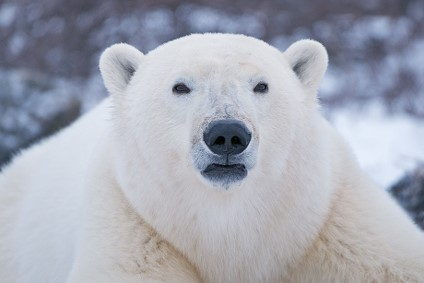
#> input picture OnThi/TailieuOnthi/image/Bear.jpg, 424 x 283 px, found by its file name
$ jupyter execute TaoAnhLai.ipynb
#> lines starting #> are read from the running program, lines starting #| are printed output that depends on the picture
[cell 1]
import cv2
import numpy as np
import matplotlib.pyplot as plt

[cell 2]
# Đọc ảnh xám
image_path = 'D:\\Github\\TH1381-Computer-Vision\\OnThi\\TailieuOnthi\\image\\Bear.jpg'
image = cv2.imread(image_path, cv2.IMREAD_GRAYSCALE)
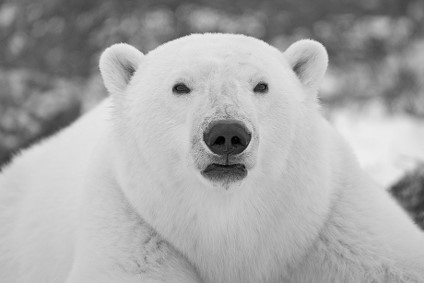
#> image: shape (283, 424); min 0, max 240, mean 168.8
image = image.astype(np.float32)

[cell 3]
# Chuyển đổi từ miền không gian sang miền tần số sử dụng OpenCV
dft = cv2.dft(image, flags=cv2.DFT_COMPLEX_OUTPUT)
dft_shift = np.fft.fftshift(dft)  # Dịch chuyển DFT để đưa tần số thấp vào trung tâm

[cell 4]
# Hiển thị phổ biên độ (magnitude spectrum)
magnitude_spectrum = 20 * np.log(cv2.magnitude(dft_shift[:, :, 0], dft_shift[:, :, 1]))
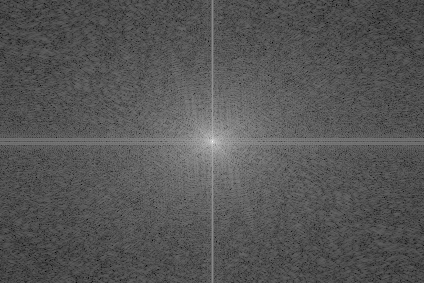
#> magnitude_spectrum: shape (283, 424) float32; min 35.43, max 336.5, mean 137; drawn with min black and max white

[cell 5]
# Chuyển đổi ngược từ miền tần số về miền không gian sử dụng OpenCV
idft_shift = np.fft.ifftshift(dft_shift)  # Dịch chuyển ngược DFT
image_back = cv2.idft(idft_shift, flags=cv2.DFT_SCALE | cv2.DFT_REAL_OUTPUT)

[cell 6]
# Chuyển đổi từ miền không gian sang miền tần số sử dụng NumPy
fft = np.fft.fft2(image)
fft_shift = np.fft.fftshift(fft)  # Dịch chuyển FFT để đưa tần số thấp vào trung tâm

[cell 7]
# Hiển thị phổ biên độ (magnitude spectrum)
magnitude_spectrum_np = 20 * np.log(np.abs(fft_shift))

[cell 8]
# Chuyển đổi ngược từ miền tần số về miền không gian sử dụng NumPy
ifft_shift = np.fft.ifftshift(fft_shift)  # Dịch chuyển ngược FFT
image_back_np = np.fft.ifft2(ifft_shift)
image_back_np = np.abs(image_back_np)

[cell 9]
# Hiển thị kết quả
plt.figure(figsize=(12, 8))

plt.subplot(2, 3, 1)
plt.imshow(image, cmap='gray')
plt.title('Ảnh gốc')
plt.axis('off')

plt.subplot(2, 3, 2)
plt.imshow(magnitude_spectrum, cmap='gray')
plt.title('Magnitude Spectrum (OpenCV)')
plt.axis('off')

plt.subplot(2, 3, 3)
plt.imshow(image_back, cmap='gray')
plt.title('Ảnh sau khi IDFT (OpenCV)')
plt.axis('off')

plt.subplot(2, 3, 4)
plt.imshow(image, cmap='gray')
plt.title('Ảnh gốc')
plt.axis('off')

plt.subplot(2, 3, 5)
plt.imshow(magnitude_spectrum_np, cmap='gray')
plt.title('Magnitude Spectrum (NumPy)')
plt.axis('off')

plt.subplot(2, 3, 6)
plt.imshow(image_back_np, cmap='gray')
plt.title('Ảnh sau khi IFFT (NumPy)')
plt.axis('off')

plt.tight_layout()
plt.show()

# Tạo ảnh lai (Hybrid image)

[cell 10]
# Bước 1: Lấy thành phần tần số thấp của ảnh Dog
import cv2
import numpy as np
import matplotlib.pyplot as plt

img_url_dog = 'D:\\Github\\TH1381-Computer-Vision\\OnThi\\TailieuOnthi\\image\\dog.jpg'

img_url_bear = 'D:\\Github\\TH1381-Computer-Vision\\OnThi\\TailieuOnthi\\image\\Bear.jpg'

# Đọc ảnh Dog và chuyển sang ảnh xám
dog_image_path = img_url_dog
dog_image = cv2.imread(dog_image_path, cv2.IMREAD_GRAYSCALE)
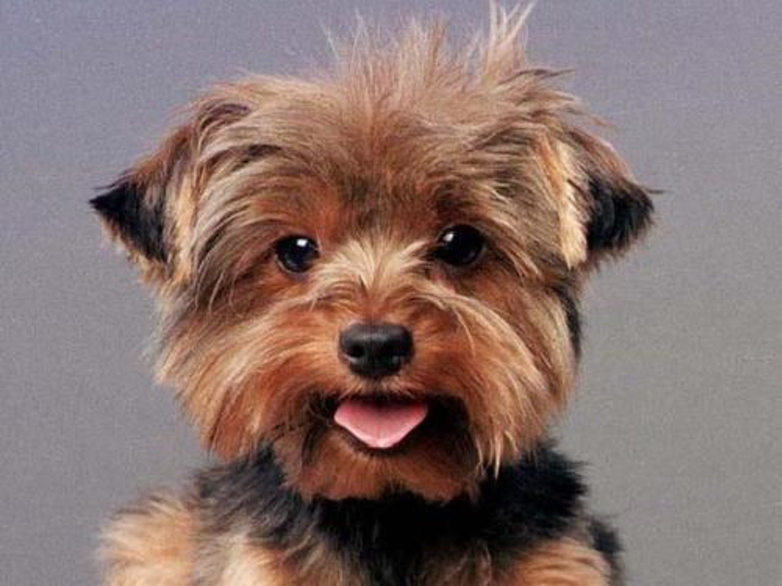
#> input picture OnThi/TailieuOnthi/image/Dog.jpg, 1563 x 1172 px, found by its file name (shown at 1/2 size)
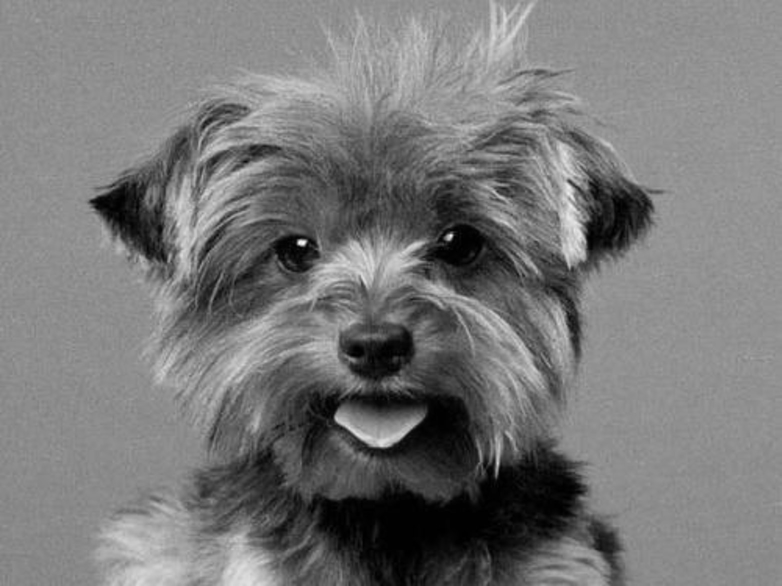
#> dog_image: shape (1172, 1563) (shown at 1/2 size); min 0, max 253, mean 119.6

# Đọc ảnh Bear và chuyển sang ảnh xám
bear_image_path = img_url_bear
bear_image = cv2.imread(bear_image_path, cv2.IMREAD_GRAYSCALE)

# Đảm bảo rằng cả hai ảnh có cùng kích thước
bear_image = cv2.resize(bear_image, (dog_image.shape[1], dog_image.shape[0]))
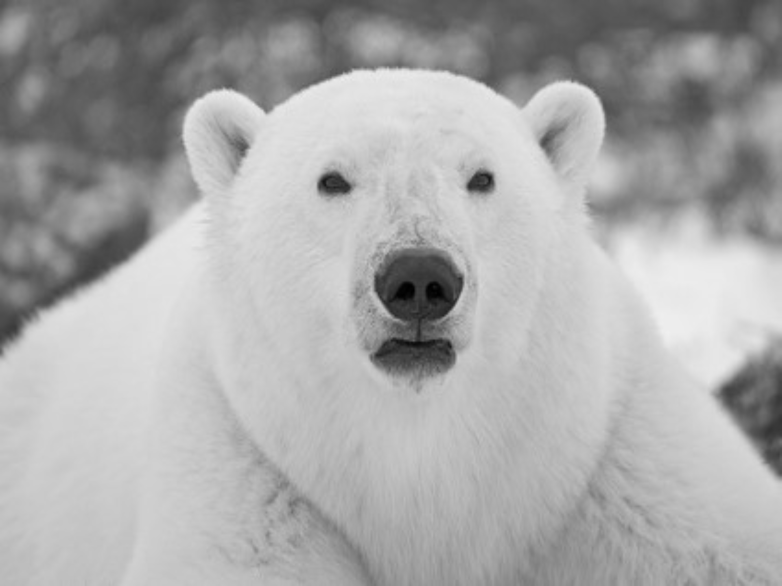
#> bear_image: shape (1172, 1563) (shown at 1/2 size); min 0, max 240, mean 168.7

# Lấy thành phần tần số thấp của ảnh Dog sử dụng Gaussian Blur
low_freq_dog = cv2.GaussianBlur(dog_image, (31, 31), 0)

[cell 11]
# Bước 2: Lấy thành phần tần số cao của ảnh Bear
# Lấy thành phần tần số cao của ảnh Bear
# 1. Lấy thành phần tần số thấp sử dụng Gaussian Blur
low_freq_bear = cv2.GaussianBlur(bear_image, (31, 31), 0)
# 2. Trừ thành phần tần số thấp khỏi ảnh gốc để có thành phần tần số cao
high_freq_bear = cv2.subtract(bear_image, low_freq_bear)

[cell 12]
# Bước 3: Kết hợp 2 kết quả thu được để có ảnh lai
# Kết hợp thành phần tần số thấp của ảnh Dog và thành phần tần số cao của ảnh Bear
hybrid_image = cv2.add(low_freq_dog, high_freq_bear)

[cell 13]
# Bước 4: Thay đổi kích thước ảnh kết quả để quan sát ảnh lai ở các tầm nhìn khác nhau và ghi nhận kết quả
# Thay đổi kích thước ảnh để quan sát ảnh lai ở các tầm nhìn khác nhau
hybrid_image_small = cv2.resize(hybrid_image, (0, 0), fx=0.5, fy=0.5)
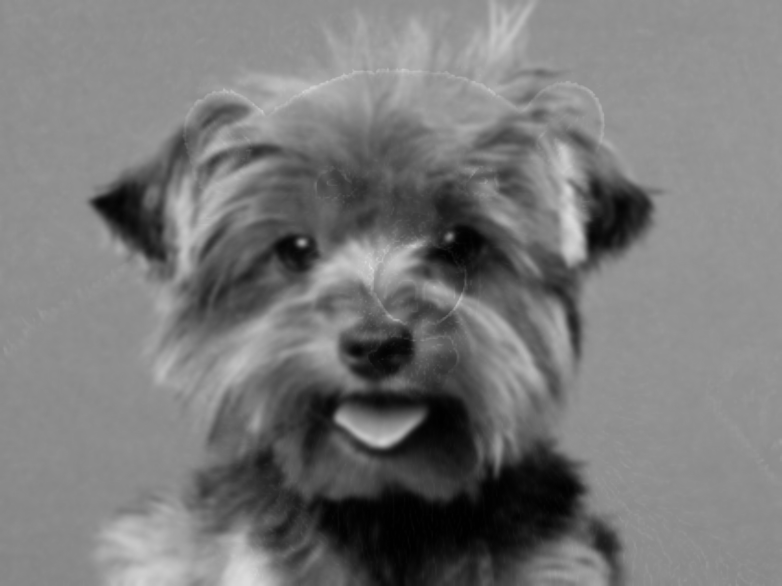
#> hybrid_image_small: shape (586, 782); min 1, max 220, mean 120.5
hybrid_image_large = cv2.resize(hybrid_image, (0, 0), fx=1.5, fy=1.5)

# Hiển thị kết quả
plt.figure(figsize=(12, 8))

# Ảnh Dog gốc
plt.subplot(2, 3, 1)
plt.imshow(dog_image, cmap='gray')
plt.title('Ảnh Dog gốc')
plt.axis('off')

# Thành phần tần số thấp của ảnh Dog
plt.subplot(2, 3, 2)
plt.imshow(low_freq_dog, cmap='gray')
plt.title('Thành phần tần số thấp của Dog')
plt.axis('off')

# Ảnh Bear gốc
plt.subplot(2, 3, 3)
plt.imshow(bear_image, cmap='gray')
plt.title('Ảnh Bear gốc')
plt.axis('off')

# Thành phần tần số cao của ảnh Bear
plt.subplot(2, 3, 4)
plt.imshow(high_freq_bear, cmap='gray')
plt.title('Thành phần tần số cao của Bear')
plt.axis('off')

# Ảnh lai
plt.subplot(2, 3, 5)
plt.imshow(hybrid_image, cmap='gray')
plt.title('Ảnh lai')
plt.axis('off')

# Ảnh lai (kích thước nhỏ)
plt.subplot(2, 3, 6)
plt.imshow(hybrid_image_small, cmap='gray')
plt.title('Ảnh lai (kích thước nhỏ)')
plt.axis('off')

plt.tight_layout()
plt.show()
